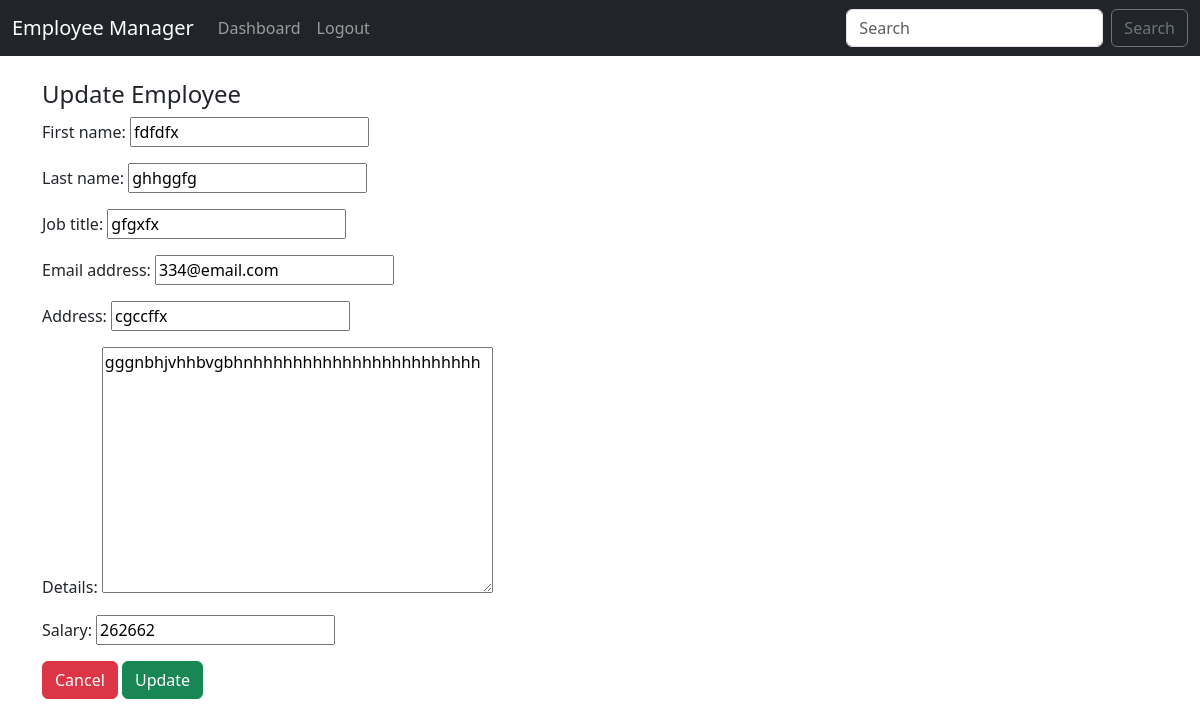
The page /update_employee/11 (signed in) on the database its author committed.
### core/models.py (models this page shows, shortened)
class Employee(models.Model):
    user = models.ForeignKey(User, on_delete=models.CASCADE)
    first_name = models.CharField(max_length=100)
    last_name = models.CharField(max_length=100)
    job_title = models.CharField(max_length=100, default="")
    email_address = models.EmailField(max_length=100)
    address = models.CharField(max_length=200)
    details = models.TextField(default="")
    salary = models.IntegerField()
    date_created = models.DateTimeField(auto_now_add=True)

### core/views.py (the view)
# urls.py: path("update_employee/<int:pk>", views.update_employee, name="update_employee"),
def update_employee(request, pk):
    if request.user.is_authenticated:
        current_user = request.user
        current_record = Employee.objects.get(user=current_user, id=pk)
        form = AddEmployeeForm(request.POST or None, instance=current_record)
        if form.is_valid():
            form.save()
            messages.success(request, "Employee has been updated")
            return redirect('index')
        return render(request, "update_employee.html", {'form':form})
    else:
        messages.info(request, "You must be logged in to perform this action")
        return redirect('index')

### core/forms.py
class AddEmployeeForm(ModelForm):
    class Meta:
        model = Employee
        exclude = ("user",)

### templates/update_employee.html (shortened to what this page needs)
{% extends 'base.html' %}
{% block content %}
<div class="card-body">
    <h4>Update Employee</h4>
    <form method="post">
        {{form.as_p}}
        <a type="button" class="btn btn-danger" href="{% url 'index' %}">Cancel</a>
        <button type="submit" class="btn btn-success">Update</button>
    </form>
</div>
{% endblock %}

### rows shown on the page
Employee: first_name "fdfdfx", last_name "ghhggfg", job_title "gfgxfx", email_address "334@email.com", address "cgccffx", details "gggnbhjvhhbvgbhnhhhhhhhhhhhhhhhhhhhhhhh", salary "262662"
